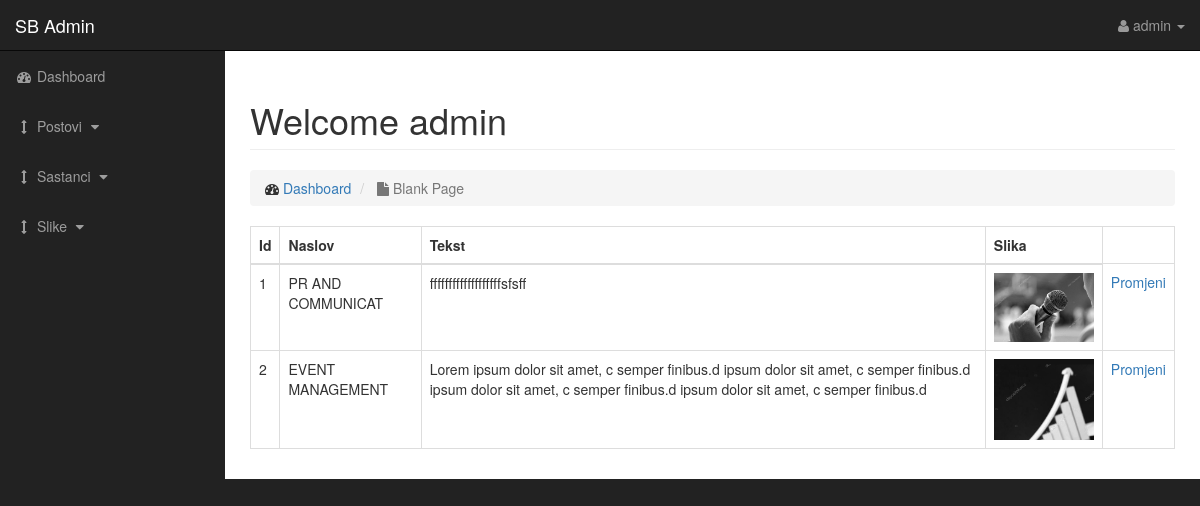
Screenshot of /admin/postovi.php (signed in) with the database file from the repository.
### tables this page shows
CREATE TABLE `postovi` (
  `id` int(11) NOT NULL,
  `naslov` varchar(64) NOT NULL,
  `tekst` varchar(1024) NOT NULL,
  `slike` text NOT NULL
);

### admin/postovi.php (the view, shortened to what this page needs)
<?php
require "includes/config.php";
include "includes/header.php";
?>
<body>
    <div id="wrapper">
        <?php  include "includes/navigation.php"  ?>
            <div class="collapse navbar-collapse navbar-ex1-collapse">
                <ul class="nav navbar-nav side-nav">
                    <li>
                        <a href="index.php"><i class="fa fa-fw fa-dashboard"></i> Dashboard</a>
                    </li>
                    <li>
                        <a href="javascript:;" data-toggle="collapse" data-target="#post_down"><i class="fa fa-fw fa-arrows-v"></i> Postovi <i class="fa fa-fw fa-caret-down"></i></a>
                    </li>
                    <li>
                        <a href="javascript:;" data-toggle="collapse" data-target="#demo"><i class="fa fa-fw fa-arrows-v"></i> Sastanci <i class="fa fa-fw fa-caret-down"></i></a>
                         <li>
                        <a href="javascript:;" data-toggle="collapse" data-target="#post_drop_down"><i class="fa fa-fw fa-arrows-v"></i> Slike <i class="fa fa-fw fa-caret-down"></i></a>
                    </li>
                    </li>
                </ul>
            </div>
        </nav>
        <div id="page-wrapper">
            <div class="container-fluid">
                <div class="row">
                    <div class="col-lg-12">
                        <h1 class="page-header">
                           Welcome <?php echo $_SESSION['korisnik_login'];    ?>
                        </h1>
                        <ol class="breadcrumb">
                            <li>
                                <i class="fa fa-dashboard"></i>  <a href="index.html">Dashboard</a>
                            </li>
                            <li class="active">
                                <i class="fa fa-file"></i> Blank Page
                            </li>
                        </ol>
                          <table class="table table-bordered table-hover">
                             <thead>
                               <tr>
                               <th>Id</th>
                               <th>Naslov</th>
                               <th>Tekst</th>
                               <th>Slika</th>
                               </tr>
                             </thead>
                             <tbody>
                        <?php
                         $query = "SELECT * FROM postovi";
                             $svi_postovi = mysqli_query($connection, $query);
                             while($row = mysqli_fetch_array($svi_postovi)){
                                 $id = $row['id'];
                                 $naslov = $row['naslov'];
                                 $tekst = $row['tekst'];
                                 $slike = $row['slike'];
                                 echo "<tr>";
                                    echo "<td>$id</td>";
                                    echo "<td>$naslov</td>";
                                    echo "<td>$tekst</td>";
                                    echo "<td><img width='100' src='../images/$slike'></td>";
                                    echo "<td><a href='promjeni_postove.php?p_id=$id'>Promjeni</a></td>";
                                echo "</tr>";
                            }
                        ?>
                        </tbody>
                    </table>
                    </div>
                </div>
            </div>
        </div>
    </div>
</body>
</html>

### admin/css/sb-admin.css (style rules this page uses)
body { margin-top: 100px; background-color: #222; }
@media (min-width:768px) { body { margin-top: 50px; } }
#wrapper { padding-left: 0; }
#page-wrapper { width: 100%; padding: 0; background-color: #fff; }
@media (min-width:768px) { #wrapper { padding-left: 225px; } }
@media (min-width:768px) { #page-wrapper { padding: 10px; } }
@media (min-width:768px) { .side-nav { position: fixed; top: 51px; left: 225px; width: 225px; margin-left: -225px; border: none; border-radius: 0; overflow-y: auto; background-color: #222; } }
@media (min-width:768px) { .side-nav>li>a { width: 225px; } }

### rows the page displays
postovi: id "1", naslov "PR AND COMMUNICAT", tekst "fffffffffffffffffffsfsff", slike (picture)
postovi: id "2", naslov "EVENT MANAGEMENT", tekst "Lorem ipsum dolor sit amet, c semper finibus.d ipsum dolor sit amet, c semper finibus.d ipsum dolor sit amet, c semper finibus.d ipsum dolor sit amet, c semper finibus.d", slike (picture)

### other values shown
$_SESSION['korisnik_login'] "admin"
